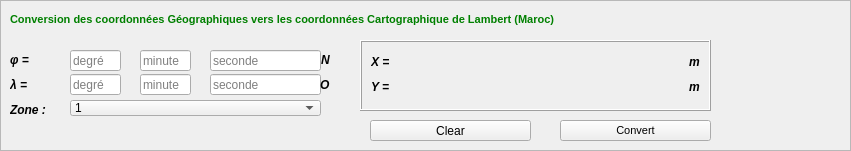
     <widget class="QFrame" name="frame_2">
      <property name="geometry">
       <rect>
        <x>0</x>
        <y>0</y>
        <width>851</width>
        <height>151</height>
       </rect>
      </property>
      <property name="styleSheet">
       <string notr="true">#frame_2{
background-color: rgb(255, 255, 255);}</string>
      </property>
      <property name="frameShape">
       <enum>QFrame::StyledPanel</enum>
      </property>
      <property name="frameShadow">
       <enum>QFrame::Raised</enum>
      </property>
      <widget class="QLabel" name="label_13">
       <property name="geometry">
        <rect>
         <x>10</x>
         <y>50</y>
         <width>45</width>
         <height>21</height>
        </rect>
       </property>
       <property name="sizePolicy">
        <sizepolicy hsizetype="Maximum" vsizetype="Maximum">
         <horstretch>16</horstretch>
         <verstretch>16</verstretch>
        </sizepolicy>
       </property>
       <property name="font">
        <font>
         <pointsize>9</pointsize>
         <weight>75</weight>
         <italic>true</italic>
         <bold>true</bold>
         <underline>false</underline>
         <strikeout>false</strikeout>
        </font>
       </property>
       <property name="contextMenuPolicy">
        <enum>Qt::NoContextMenu</enum>
       </property>
       <property name="acceptDrops">
        <bool>false</bool>
       </property>
       <property name="layoutDirection">
        <enum>Qt::LeftToRight</enum>
       </property>
       <property name="frameShadow">
        <enum>QFrame::Plain</enum>
       </property>
       <property name="lineWidth">
        <number>4</number>
       </property>
       <property name="midLineWidth">
        <number>2</number>
       </property>
       <property name="text">
        <string>φ   = </string>
       </property>
       <property name="textFormat">
        <enum>Qt::RichText</enum>
       </property>
       <property name="scaledContents">
        <bool>false</bool>
       </property>
       <property name="alignment">
        <set>Qt::AlignLeading|Qt::AlignLeft|Qt::AlignVCenter</set>
       </property>
       <property name="wordWrap">
        <bool>false</bool>
       </property>
      </widget>
      <widget class="QLineEdit" name="lineEdit_6">
       <property name="enabled">
        <bool>true</bool>
       </property>
       <property name="geometry">
        <rect>
         <x>70</x>
         <y>50</y>
         <width>51</width>
         <height>21</height>
        </rect>
       </property>
       <property name="toolTip">
        <string/>
       </property>
       <property name="accessibleName">
        <string/>
       </property>
       <property name="inputMask">
        <string/>
       </property>
       <property name="text">
        <string/>
       </property>
       <property name="placeholderText">
        <string>degré</string>
       </property>
      </widget>
      <widget class="QLabel" name="label_14">
       <property name="geometry">
        <rect>
         <x>10</x>
         <y>75</y>
         <width>45</width>
         <height>21</height>
        </rect>
       </property>
       <property name="sizePolicy">
        <sizepolicy hsizetype="Maximum" vsizetype="Maximum">
         <horstretch>16</horstretch>
         <verstretch>16</verstretch>
        </sizepolicy>
       </property>
       <property name="font">
        <font>
         <pointsize>9</pointsize>
         <weight>75</weight>
         <italic>true</italic>
         <bold>true</bold>
         <underline>false</underline>
         <strikeout>false</strikeout>
        </font>
       </property>
       <property name="contextMenuPolicy">
        <enum>Qt::NoContextMenu</enum>
       </property>
       <property name="acceptDrops">
        <bool>false</bool>
       </property>
       <property name="layoutDirection">
        <enum>Qt::LeftToRight</enum>
       </property>
       <property name="frameShadow">
        <enum>QFrame::Plain</enum>
       </property>
       <property name="lineWidth">
        <number>4</number>
       </property>
       <property name="midLineWidth">
        <number>2</number>
       </property>
       <property name="text">
        <string>λ   = </string>
       </property>
       <property name="textFormat">
        <enum>Qt::RichText</enum>
       </property>
       <property name="scaledContents">
        <bool>false</bool>
       </property>
       <property name="alignment">
        <set>Qt::AlignLeading|Qt::AlignLeft|Qt::AlignVCenter</set>
       </property>
       <property name="wordWrap">
        <bool>false</bool>
       </property>
      </widget>
      <widget class="QLineEdit" name="lineEdit_8">
       <property name="enabled">
        <bool>true</bool>
       </property>
       <property name="geometry">
        <rect>
         <x>140</x>
         <y>50</y>
         <width>51</width>
         <height>21</height>
        </rect>
       </property>
       <property name="toolTip">
        <string/>
       </property>
       <property name="accessibleName">
        <string/>
       </property>
       <property name="inputMask">
        <string/>
       </property>
       <property name="text">
        <string/>
       </property>
       <property name="placeholderText">
        <string>minute</string>
       </property>
      </widget>
      <widget class="QLineEdit" name="lineEdit_9">
       <property name="enabled">
        <bool>true</bool>
       </property>
       <property name="geometry">
        <rect>
         <x>210</x>
         <y>50</y>
         <width>111</width>
         <height>21</height>
        </rect>
       </property>
       <property name="toolTip">
        <string/>
       </property>
       <property name="accessibleName">
        <string/>
       </property>
       <property name="inputMask">
        <string/>
       </property>
       <property name="text">
        <string/>
       </property>
       <property name="placeholderText">
        <string>seconde</string>
       </property>
      </widget>
      <widget class="QLineEdit" name="lineEdit_10">
       <property name="enabled">
        <bool>true</bool>
       </property>
       <property name="geometry">
        <rect>
         <x>210</x>
         <y>74</y>
         <width>111</width>
         <height>21</height>
        </rect>
       </property>
       <property name="toolTip">
        <string/>
       </property>
       <property name="accessibleName">
        <string/>
       </property>
       <property name="inputMask">
        <string/>
       </property>
       <property name="text">
        <string/>
       </property>
       <property name="placeholderText">
        <string>seconde</string>
       </property>
      </widget>
      <widget class="QLineEdit" name="lineEdit_7">
       <property name="enabled">
        <bool>true</bool>
       </property>
       <property name="geometry">
        <rect>
         <x>70</x>
         <y>74</y>
         <width>51</width>
         <height>21</height>
        </rect>
       </property>
       <property name="toolTip">
        <string/>
       </property>
       <property name="accessibleName">
        <string/>
       </property>
       <property name="inputMask">
        <string/>
       </property>
       <property name="text">
        <string/>
       </property>
       <property name="placeholderText">
        <string>degré</string>
       </property>
      </widget>
      <widget class="QLineEdit" name="lineEdit_11">
       <property name="enabled">
        <bool>true</bool>
       </property>
       <property name="geometry">
        <rect>
         <x>140</x>
         <y>74</y>
         <width>51</width>
         <height>21</height>
        </rect>
       </property>
       <property name="toolTip">
        <string/>
       </property>
       <property name="accessibleName">
        <string/>
       </property>
       <property name="inputMask">
        <string/>
       </property>
       <property name="text">
        <string/>
       </property>
       <property name="placeholderText">
        <string>minute</string>
       </property>
      </widget>
      <widget class="QComboBox" name="comboBox">
       <property name="geometry">
        <rect>
         <x>70</x>
         <y>100</y>
         <width>251</width>
         <height>16</height>
        </rect>
       </property>
       <item>
        <property name="text">
         <string>1</string>
        </property>
       </item>
       <item>
        <property name="text">
         <string>2</string>
        </property>
       </item>
       <item>
        <property name="text">
         <string>3</string>
        </property>
       </item>
       <item>
        <property name="text">
         <string>4</string>
        </property>
       </item>
      </widget>
      <widget class="QLabel" name="label_15">
       <property name="geometry">
        <rect>
         <x>10</x>
         <y>100</y>
         <width>51</width>
         <height>20</height>
        </rect>
       </property>
       <property name="sizePolicy">
        <sizepolicy hsizetype="Maximum" vsizetype="Maximum">
         <horstretch>16</horstretch>
         <verstretch>16</verstretch>
        </sizepolicy>
       </property>
       <property name="font">
        <font>
         <pointsize>9</pointsize>
         <weight>75</weight>
         <italic>true</italic>
         <bold>true</bold>
         <underline>false</underline>
         <strikeout>false</strikeout>
        </font>
       </property>
       <property name="contextMenuPolicy">
        <enum>Qt::NoContextMenu</enum>
       </property>
       <property name="acceptDrops">
        <bool>false</bool>
       </property>
       <property name="layoutDirection">
        <enum>Qt::LeftToRight</enum>
       </property>
       <property name="frameShadow">
        <enum>QFrame::Plain</enum>
       </property>
       <property name="lineWidth">
        <number>4</number>
       </property>
       <property name="midLineWidth">
        <number>2</number>
       </property>
       <property name="text">
        <string>Zone   : </string>
       </property>
       <property name="textFormat">
        <enum>Qt::RichText</enum>
       </property>
       <property name="scaledContents">
        <bool>false</bool>
       </property>
       <property name="alignment">
        <set>Qt::AlignLeading|Qt::AlignLeft|Qt::AlignVCenter</set>
       </property>
       <property name="wordWrap">
        <bool>false</bool>
       </property>
      </widget>
      <widget class="QPushButton" name="pushButton_3">
       <property name="geometry">
        <rect>
         <x>560</x>
         <y>120</y>
         <width>151</width>
         <height>21</height>
        </rect>
       </property>
       <property name="font">
        <font>
         <pointsize>8</pointsize>
        </font>
       </property>
       <property name="text">
        <string>Convert</string>
       </property>
       <property name="icon">
        <iconset>
         <normaloff>:/icone/856332.png</normaloff>:/icone/856332.png</iconset>
       </property>
      </widget>
      <widget class="QLabel" name="label_20">
       <property name="geometry">
        <rect>
         <x>10</x>
         <y>9</y>
         <width>671</width>
         <height>21</height>
        </rect>
       </property>
       <property name="font">
        <font>
         <pointsize>8</pointsize>
         <weight>75</weight>
         <bold>true</bold>
        </font>
       </property>
       <property name="styleSheet">
        <string notr="true">#label_20{
color: green}</string>
       </property>
       <property name="text">
        <string>Conversion des coordonnées Géographiques vers les coordonnées Cartographique de Lambert (Maroc)</string>
       </property>
      </widget>
      <widget class="QPushButton" name="pushButton_5">
       <property name="geometry">
        <rect>
         <x>370</x>
         <y>120</y>
         <width>161</width>
         <height>21</height>
        </rect>
       </property>
       <property name="text">
        <string>Clear</string>
       </property>
      </widget>
      <widget class="QFrame" name="frame_6">
       <property name="geometry">
        <rect>
         <x>360</x>
         <y>40</y>
         <width>351</width>
         <height>71</height>
        </rect>
       </property>
       <property name="frameShape">
        <enum>QFrame::Box</enum>
       </property>
       <property name="frameShadow">
        <enum>QFrame::Raised</enum>
       </property>
       <layout class="QGridLayout" name="gridLayout_2">
        <item row="1" column="1">
         <widget class="QLabel" name="label_18">
          <property name="font">
           <font>
            <pointsize>10</pointsize>
           </font>
          </property>
          <property name="text">
           <string/>
          </property>
         </widget>
        </item>
        <item row="0" column="0">
         <widget class="QLabel" name="label_16">
          <property name="sizePolicy">
           <sizepolicy hsizetype="Maximum" vsizetype="Maximum">
            <horstretch>16</horstretch>
            <verstretch>16</verstretch>
           </sizepolicy>
          </property>
          <property name="font">
           <font>
            <pointsize>9</pointsize>
            <weight>75</weight>
            <italic>true</italic>
            <bold>true</bold>
            <underline>false</underline>
            <strikeout>false</strikeout>
           </font>
          </property>
          <property name="contextMenuPolicy">
           <enum>Qt::NoContextMenu</enum>
          </property>
          <property name="acceptDrops">
           <bool>false</bool>
          </property>
          <property name="layoutDirection">
           <enum>Qt::LeftToRight</enum>
          </property>
          <property name="frameShadow">
           <enum>QFrame::Plain</enum>
          </property>
          <property name="lineWidth">
           <number>4</number>
          </property>
          <property name="midLineWidth">
           <number>2</number>
          </property>
          <property name="text">
           <string>X   = </string>
          </property>
          <property name="textFormat">
           <enum>Qt::RichText</enum>
          </property>
          <property name="scaledContents">
           <bool>false</bool>
          </property>
          <property name="alignment">
           <set>Qt::AlignLeading|Qt::AlignLeft|Qt::AlignVCenter</set>
          </property>
          <property name="wordWrap">
           <bool>false</bool>
          </property>
         </widget>
        </item>
        <item row="0" column="1">
         <widget class="QLabel" name="label_5">
          <property name="font">
           <font>
            <pointsize>10</pointsize>
           </font>
          </property>
          <property name="text">
           <string/>
          </property>
         </widget>
        </item>
        <item row="1" column="2">
         <widget class="QLabel" name="label_21">
          <property name="sizePolicy">
           <sizepolicy hsizetype="Maximum" vsizetype="Maximum">
            <horstretch>16</horstretch>
            <verstretch>16</verstretch>
           </sizepolicy>
          </property>
          <property name="font">
           <font>
            <pointsize>9</pointsize>
            <weight>75</weight>
            <italic>true</italic>
            <bold>true</bold>
            <underline>false</underline>
            <strikeout>false</strikeout>
           </font>
          </property>
          <property name="contextMenuPolicy">
           <enum>Qt::NoContextMenu</enum>
          </property>
          <property name="acceptDrops">
           <bool>false</bool>
          </property>
          <property name="layoutDirection">
           <enum>Qt::LeftToRight</enum>
          </property>
          <property name="frameShadow">
           <enum>QFrame::Plain</enum>
          </property>
          <property name="lineWidth">
           <number>4</number>
          </property>
          <property name="midLineWidth">
           <number>2</number>
          </property>
          <property name="text">
           <string>m</string>
          </property>
          <property name="textFormat">
           <enum>Qt::RichText</enum>
          </property>
          <property name="scaledContents">
           <bool>false</bool>
          </property>
          <property name="alignment">
           <set>Qt::AlignLeading|Qt::AlignLeft|Qt::AlignVCenter</set>
          </property>
          <property name="wordWrap">
           <bool>false</bool>
          </property>
         </widget>
        </item>
        <item row="0" column="2">
         <widget class="QLabel" name="label_19">
          <property name="sizePolicy">
           <sizepolicy hsizetype="Maximum" vsizetype="Maximum">
            <horstretch>16</horstretch>
            <verstretch>16</verstretch>
           </sizepolicy>
          </property>
          <property name="font">
           <font>
            <pointsize>9</pointsize>
            <weight>75</weight>
            <italic>true</italic>
            <bold>true</bold>
            <underline>false</underline>
            <strikeout>false</strikeout>
           </font>
          </property>
          <property name="contextMenuPolicy">
           <enum>Qt::NoContextMenu</enum>
          </property>
          <property name="acceptDrops">
           <bool>false</bool>
          </property>
          <property name="layoutDirection">
           <enum>Qt::LeftToRight</enum>
          </property>
          <property name="frameShadow">
           <enum>QFrame::Plain</enum>
          </property>
          <property name="lineWidth">
           <number>4</number>
          </property>
          <property name="midLineWidth">
           <number>2</number>
          </property>
          <property name="text">
           <string>m</string>
          </property>
          <property name="textFormat">
           <enum>Qt::RichText</enum>
          </property>
          <property name="scaledContents">
           <bool>false</bool>
          </property>
          <property name="alignment">
           <set>Qt::AlignLeading|Qt::AlignLeft|Qt::AlignVCenter</set>
          </property>
          <property name="wordWrap">
           <bool>false</bool>
          </property>
         </widget>
        </item>
        <item row="1" column="0">
         <widget class="QLabel" name="label_17">
          <property name="sizePolicy">
           <sizepolicy hsizetype="Maximum" vsizetype="Maximum">
            <horstretch>16</horstretch>
            <verstretch>16</verstretch>
           </sizepolicy>
          </property>
          <property name="font">
           <font>
            <pointsize>9</pointsize>
            <weight>75</weight>
            <italic>true</italic>
            <bold>true</bold>
            <underline>false</underline>
            <strikeout>false</strikeout>
           </font>
          </property>
          <property name="contextMenuPolicy">
           <enum>Qt::NoContextMenu</enum>
          </property>
          <property name="acceptDrops">
           <bool>false</bool>
          </property>
          <property name="layoutDirection">
           <enum>Qt::LeftToRight</enum>
          </property>
          <property name="frameShadow">
           <enum>QFrame::Plain</enum>
          </property>
          <property name="lineWidth">
           <number>4</number>
          </property>
          <property name="midLineWidth">
           <number>2</number>
          </property>
          <property name="text">
           <string>Y   = </string>
          </property>
          <property name="textFormat">
           <enum>Qt::RichText</enum>
          </property>
          <property name="scaledContents">
           <bool>false</bool>
          </property>
          <property name="alignment">
           <set>Qt::AlignLeading|Qt::AlignLeft|Qt::AlignVCenter</set>
          </property>
          <property name="wordWrap">
           <bool>false</bool>
          </property>
         </widget>
        </item>
       </layout>
      </widget>
      <widget class="QLabel" name="label_57">
       <property name="geometry">
        <rect>
         <x>321</x>
         <y>50</y>
         <width>20</width>
         <height>21</height>
        </rect>
       </property>
       <property name="sizePolicy">
        <sizepolicy hsizetype="Maximum" vsizetype="Maximum">
         <horstretch>16</horstretch>
         <verstretch>16</verstretch>
        </sizepolicy>
       </property>
       <property name="font">
        <font>
         <pointsize>9</pointsize>
         <weight>75</weight>
         <italic>true</italic>
         <bold>true</bold>
         <underline>false</underline>
         <strikeout>false</strikeout>
        </font>
       </property>
       <property name="contextMenuPolicy">
        <enum>Qt::NoContextMenu</enum>
       </property>
       <property name="acceptDrops">
        <bool>false</bool>
       </property>
       <property name="layoutDirection">
        <enum>Qt::LeftToRight</enum>
       </property>
       <property name="frameShadow">
        <enum>QFrame::Plain</enum>
       </property>
       <property name="lineWidth">
        <number>4</number>
       </property>
       <property name="midLineWidth">
        <number>2</number>
       </property>
       <property name="text">
        <string>N</string>
       </property>
       <property name="textFormat">
        <enum>Qt::RichText</enum>
       </property>
       <property name="scaledContents">
        <bool>false</bool>
       </property>
       <property name="alignment">
        <set>Qt::AlignLeading|Qt::AlignLeft|Qt::AlignVCenter</set>
       </property>
       <property name="wordWrap">
        <bool>false</bool>
       </property>
      </widget>
      <widget class="QLabel" name="label_58">
       <property name="geometry">
        <rect>
         <x>320</x>
         <y>75</y>
         <width>21</width>
         <height>21</height>
        </rect>
       </property>
       <property name="sizePolicy">
        <sizepolicy hsizetype="Maximum" vsizetype="Maximum">
         <horstretch>16</horstretch>
         <verstretch>16</verstretch>
        </sizepolicy>
       </property>
       <property name="font">
        <font>
         <pointsize>9</pointsize>
         <weight>75</weight>
         <italic>true</italic>
         <bold>true</bold>
         <underline>false</underline>
         <strikeout>false</strikeout>
        </font>
       </property>
       <property name="contextMenuPolicy">
        <enum>Qt::NoContextMenu</enum>
       </property>
       <property name="acceptDrops">
        <bool>false</bool>
       </property>
       <property name="layoutDirection">
        <enum>Qt::LeftToRight</enum>
       </property>
       <property name="frameShadow">
        <enum>QFrame::Plain</enum>
       </property>
       <property name="lineWidth">
        <number>4</number>
       </property>
       <property name="midLineWidth">
        <number>2</number>
       </property>
       <property name="text">
        <string>O</string>
       </property>
       <property name="textFormat">
        <enum>Qt::RichText</enum>
       </property>
       <property name="scaledContents">
        <bool>false</bool>
       </property>
       <property name="alignment">
        <set>Qt::AlignLeading|Qt::AlignLeft|Qt::AlignVCenter</set>
       </property>
       <property name="wordWrap">
        <bool>false</bool>
       </property>
      </widget>
     </widget>
